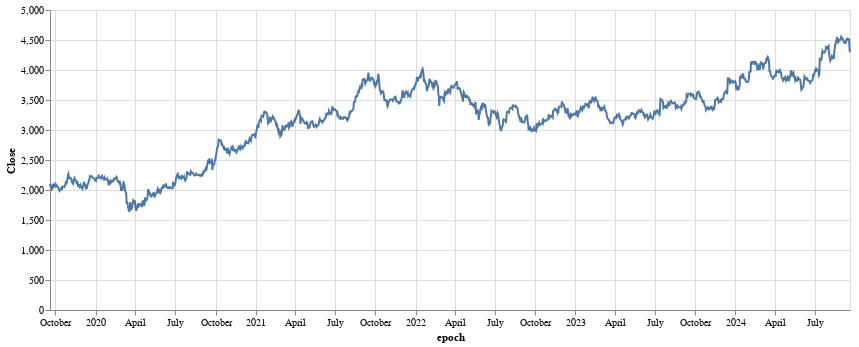

This figure's notebook cell:
### Code cell
fd1=fd.filter(pl.col('symbol')==sym)
fd1=fd1.with_columns(month=pl.col('epoch').dt.month())
fd1=fd1.with_columns(day=pl.col('epoch').dt.weekday())
alt.Chart(fd1).mark_line().encode(x='epoch:T',y='Close:Q',tooltip=['Close:Q','epoch:T']).properties(width=800)

### Figure 1 — Vega-Lite specification as saved in the notebook (floating-point values rounded to 4 significant figures; data arrays with more than 128 entries replaced by an {"elided": "..."} marker saying what was removed)
{"config": {"view": {"continuousWidth": 300, "continuousHeight": 300}}, "data": {"name": "data-8f914bc7a8edc0fa37da4c2e577e3490"}, "mark": {"type": "line"}, "encoding": {"tooltip": [{"field": "Close", "type": "quantitative"}, {"field": "epoch", "type": "temporal"}], "x": {"field": "epoch", "type": "temporal"}, "y": {"field": "Close", "type": "quantitative"}}, "width": 800, "$schema": "https://vega.github.io/schema/vega-lite/v5.20.1.json", "datasets": {"data-8f914bc7a8edc0fa37da4c2e577e3490": {"elided": "1244 records"}}}
